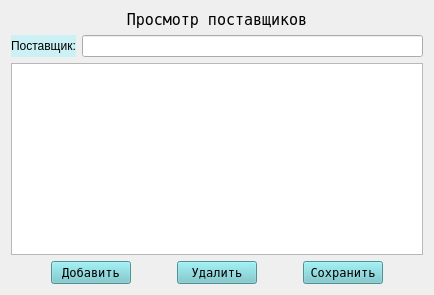
        <widget class="QWidget" name="page_7_for_admin">
         <layout class="QVBoxLayout" name="verticalLayout_20">
          <item>
           <layout class="QHBoxLayout" name="horizontalLayout_5">
            <item>
             <widget class="QLabel" name="label_26">
              <property name="font">
               <font>
                <family>Andale Mono</family>
                <pointsize>11</pointsize>
                <weight>50</weight>
                <italic>false</italic>
                <bold>false</bold>
               </font>
              </property>
              <property name="text">
               <string>Просмотр поставщиков</string>
              </property>
              <property name="alignment">
               <set>Qt::AlignCenter</set>
              </property>
             </widget>
            </item>
           </layout>
          </item>
          <item>
           <layout class="QHBoxLayout" name="horizontalLayout_4">
            <item>
             <widget class="QLabel" name="label_2">
              <property name="styleSheet">
               <string notr="true">background-color: rgb(203,241,245);
font: 9pt &quot;Andale Mono&quot;;</string>
              </property>
              <property name="text">
               <string>Поставщик:</string>
              </property>
             </widget>
            </item>
            <item>
             <widget class="QLineEdit" name="edit_supplier_name"/>
            </item>
           </layout>
          </item>
          <item>
           <widget class="QTableWidget" name="table_suppliers">
            <property name="font">
             <font>
              <weight>50</weight>
              <italic>false</italic>
              <bold>false</bold>
             </font>
            </property>
           </widget>
          </item>
          <item>
           <layout class="QHBoxLayout" name="horizontalLayout_36">
            <item>
             <spacer name="horizontalSpacer_27">
              <property name="orientation">
               <enum>Qt::Horizontal</enum>
              </property>
              <property name="sizeHint" stdset="0">
               <size>
                <width>40</width>
                <height>20</height>
               </size>
              </property>
             </spacer>
            </item>
            <item>
             <widget class="QPushButton" name="btn_new_supplier">
              <property name="font">
               <font>
                <family>Andale Mono</family>
                <pointsize>9</pointsize>
                <weight>50</weight>
                <italic>false</italic>
                <bold>false</bold>
               </font>
              </property>
              <property name="styleSheet">
               <string notr="true">background-color: rgb(113,201,206);
font: 9pt &quot;Andale Mono&quot;;</string>
              </property>
              <property name="text">
               <string>Добавить</string>
              </property>
             </widget>
            </item>
            <item>
             <spacer name="horizontalSpacer_28">
              <property name="orientation">
               <enum>Qt::Horizontal</enum>
              </property>
              <property name="sizeHint" stdset="0">
               <size>
                <width>40</width>
                <height>20</height>
               </size>
              </property>
             </spacer>
            </item>
            <item>
             <widget class="QPushButton" name="btn_delete_supplier">
              <property name="font">
               <font>
                <family>Andale Mono</family>
                <pointsize>9</pointsize>
                <weight>50</weight>
                <italic>false</italic>
                <bold>false</bold>
               </font>
              </property>
              <property name="styleSheet">
               <string notr="true">background-color: rgb(113,201,206);
font: 9pt &quot;Andale Mono&quot;;</string>
              </property>
              <property name="text">
               <string>Удалить</string>
              </property>
             </widget>
            </item>
            <item>
             <spacer name="horizontalSpacer_29">
              <property name="orientation">
               <enum>Qt::Horizontal</enum>
              </property>
              <property name="sizeHint" stdset="0">
               <size>
                <width>40</width>
                <height>20</height>
               </size>
              </property>
             </spacer>
            </item>
            <item>
             <widget class="QPushButton" name="btn_save_supplier">
              <property name="font">
               <font>
                <family>Andale Mono</family>
                <pointsize>9</pointsize>
                <weight>50</weight>
                <italic>false</italic>
                <bold>false</bold>
               </font>
              </property>
              <property name="styleSheet">
               <string notr="true">background-color: rgb(113,201,206);
font: 9pt &quot;Andale Mono&quot;;</string>
              </property>
              <property name="text">
               <string>Сохранить</string>
              </property>
             </widget>
            </item>
            <item>
             <spacer name="horizontalSpacer_30">
              <property name="orientation">
               <enum>Qt::Horizontal</enum>
              </property>
              <property name="sizeHint" stdset="0">
               <size>
                <width>40</width>
                <height>20</height>
               </size>
              </property>
             </spacer>
            </item>
           </layout>
          </item>
         </layout>
        </widget>
